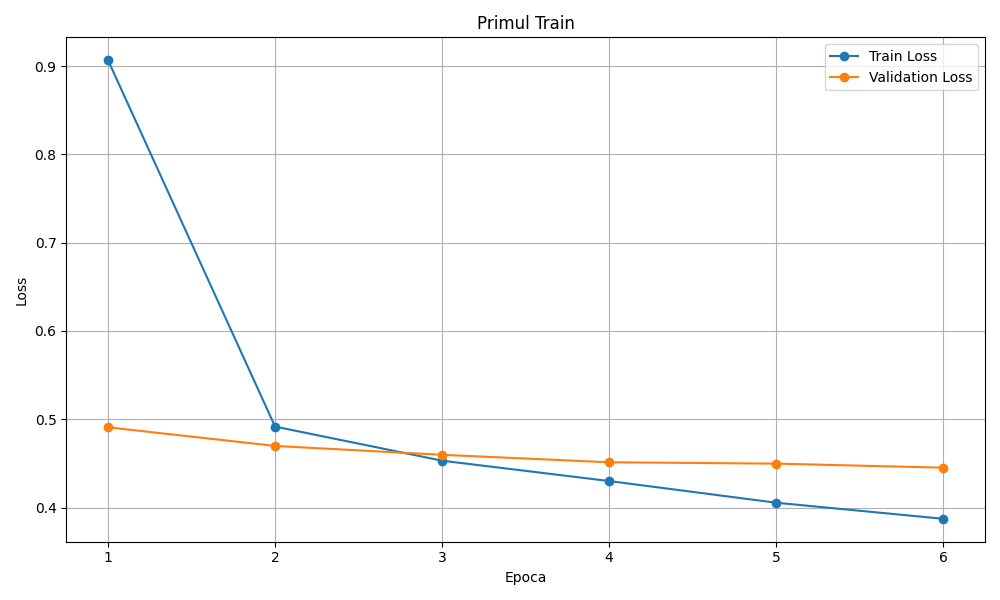

Reproduce this figure in Python.
import pandas as pd
import matplotlib.pyplot as plt


df = pd.read_csv("training_log_trained_model_v1.csv")


plt.figure(figsize=(10, 6))
plt.plot(df["epoch"], df["train_loss"], marker="o", label="Train Loss")
plt.plot(df["epoch"], df["val_loss"], marker="o", label="Validation Loss")
plt.title("Primul Train")
plt.xlabel("Epoca")
plt.ylabel("Loss")
plt.legend()
plt.grid(True)
plt.xticks(df["epoch"])
plt.tight_layout()
plt.savefig(" train_1_6.png")  
plt.show()
